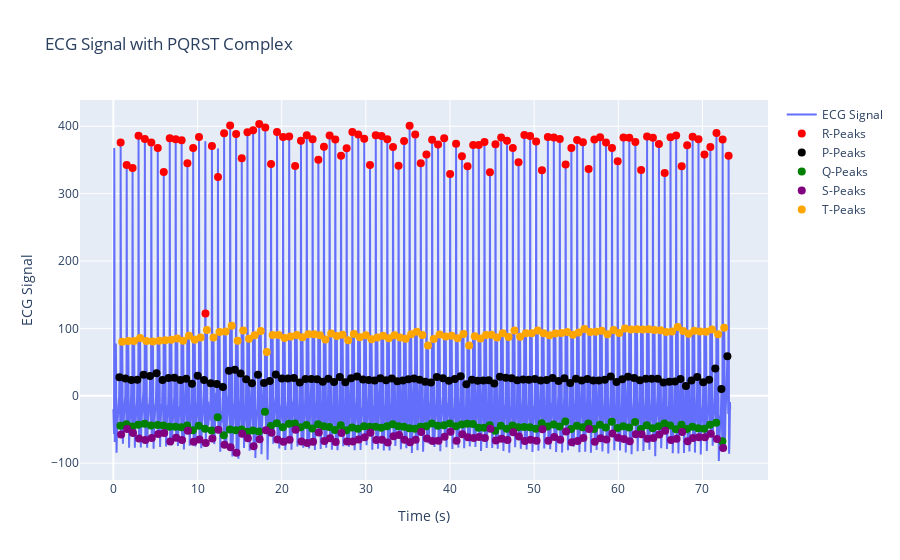

This figure's notebook cell:
### Code cell
import pandas as pd
import neurokit2 as nk
import numpy as np
import plotly.graph_objects as go

csv_file = 'C:\\Users\\PAYAL\\Downloads\\data_2024-09-10_18-27-21.csv' 
data = pd.read_csv(csv_file)

ecg_data = data['Channel1']
time = np.arange(len(ecg_data)) / 250  # Create a time array in seconds

signals, info = nk.ecg_process(ecg_data, sampling_rate=250)
cleaned_ecg = signals['ECG_Clean']
r_peaks = info['ECG_R_Peaks']
p_peaks = info.get('ECG_P_Peaks', [])
q_peaks = info.get('ECG_Q_Peaks', [])
s_peaks = info.get('ECG_S_Peaks', [])
t_peaks = info.get('ECG_T_Peaks', [])

rr_intervals = np.diff(r_peaks) / 250  # R-R intervals in seconds
heart_rate = 60 / rr_intervals  # Heart rate in BPM for each interval
average_heart_rate = np.mean(heart_rate)  # Compute the average heart rate
print(f'Average Heart Rate: {average_heart_rate:.2f} BPM')

fig = go.Figure()
fig.add_trace(go.Scatter(x=time, y=cleaned_ecg, mode='lines', name='ECG Signal'))

def add_peak_trace(peak_indices, name, color):
    if len(peak_indices) > 0:
        # Filter valid indices
        valid_indices = [i for i in peak_indices if 0 <= i < len(time)]
        if valid_indices:
            fig.add_trace(go.Scatter(x=time[valid_indices], y=cleaned_ecg[valid_indices],
                                     mode='markers', name=name, marker=dict(color=color, size=8)))

add_peak_trace(r_peaks, 'R-Peaks', 'red')
add_peak_trace(p_peaks, 'P-Peaks', 'black')
add_peak_trace(q_peaks, 'Q-Peaks', 'green')
add_peak_trace(s_peaks, 'S-Peaks', 'purple')
add_peak_trace(t_peaks, 'T-Peaks', 'orange')

fig.update_layout(title='ECG Signal with PQRST Complex',
                  xaxis_title='Time (s)',
                  yaxis_title='ECG Signal')
fig.show()
